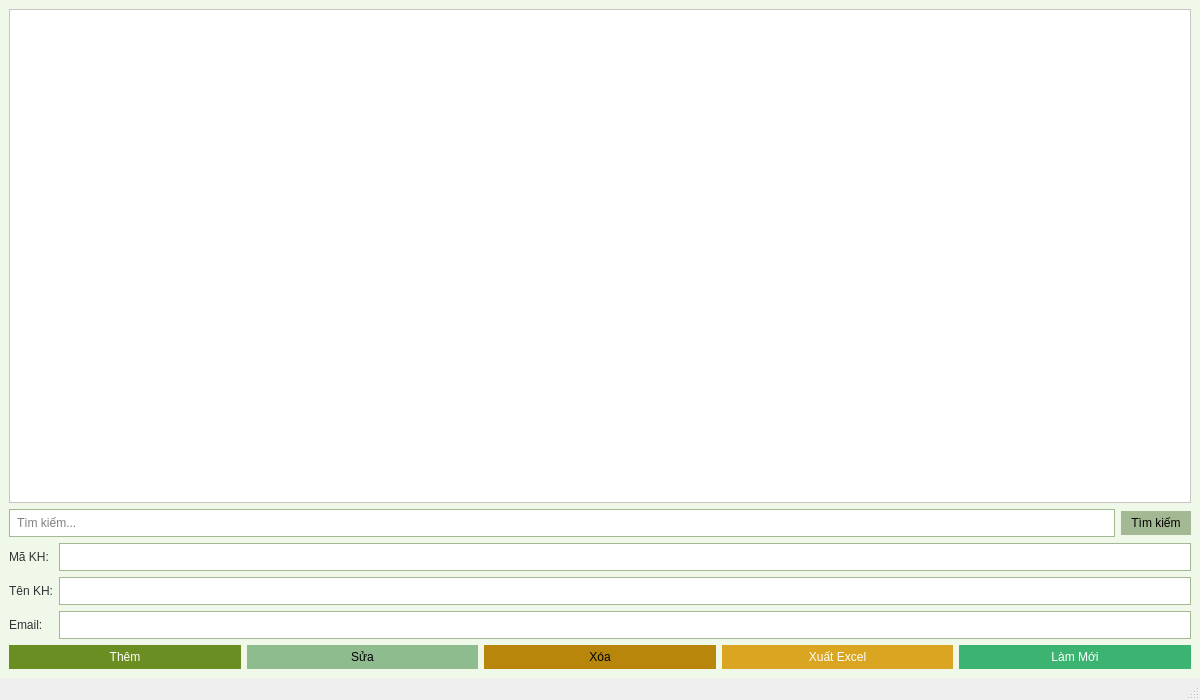
<?xml version="1.0" encoding="UTF-8"?>
<ui version="4.0">
 <class>MainWindow</class>
 <widget class="QMainWindow" name="MainWindow">
  <property name="geometry">
   <rect>
    <x>0</x>
    <y>0</y>
    <width>1200</width>
    <height>700</height>
   </rect>
  </property>
  <property name="windowTitle">
   <string>Quản lý Khách Hàng</string>
  </property>
  <widget class="QWidget" name="centralwidget">
   <property name="styleSheet">
    <string notr="true">
background-color: #f0f8ea; /* Light green, base color */
font: 12pt "Segoe UI";
color: #333333; /* Dark text for better readability */
</string>
   </property>
   <layout class="QVBoxLayout" name="verticalLayout">
    <item>
     <widget class="QTableWidget" name="tableKhachHang">
      <property name="styleSheet">
       <string notr="true">
background-color: #ffffff; /* White background for the table */
alternate-background-color: #e0e8d5; /* Slightly darker green for alternate rows */
selection-background-color: #a3b994; /* Darker green for selection */
color: #000000; /* Black text in table */
</string>
      </property>
     </widget>
    </item>
    <item>
     <layout class="QHBoxLayout" name="searchLayout">
      <item>
       <widget class="QLineEdit" name="txtSearch">
        <property name="styleSheet">
         <string notr="true">
background-color: #ffffff;
border: 1px solid #a3b994;
padding: 5px;
color: #000000; /* Black text in search box */
</string>
        </property>
        <property name="placeholderText">
         <string>Tìm kiếm...</string>
        </property>
       </widget>
      </item>
      <item>
       <widget class="QPushButton" name="btnSearch">
        <property name="styleSheet">
         <string notr="true">
background-color: #a3b994;
color: black;
border: none;
padding: 5px 10px;
</string>
        </property>
        <property name="text">
         <string>Tìm kiếm</string>
        </property>
       </widget>
      </item>
     </layout>
    </item>
    <item>
     <layout class="QGridLayout" name="formLayout">
      <item row="0" column="0">
       <widget class="QLabel" name="lblMaKH">
        <property name="text">
         <string>Mã KH:</string>
        </property>
       </widget>
      </item>
      <item row="0" column="1">
       <widget class="QLineEdit" name="txtMaKH">
        <property name="styleSheet">
         <string notr="true">
background-color: #ffffff;
border: 1px solid #a3b994;
padding: 5px;
color: #000000; /* Black text in input fields */
</string>
        </property>
       </widget>
      </item>
      <item row="1" column="0">
       <widget class="QLabel" name="lblTenKH">
        <property name="text">
         <string>Tên KH:</string>
        </property>
       </widget>
      </item>
      <item row="1" column="1">
       <widget class="QLineEdit" name="txtTenKH">
        <property name="styleSheet">
         <string notr="true">
background-color: #ffffff;
border: 1px solid #a3b994;
padding: 5px;
color: #000000; /* Black text in input fields */
</string>
        </property>
       </widget>
      </item>
      <item row="2" column="0">
       <widget class="QLabel" name="lblEmail">
        <property name="text">
         <string>Email:</string>
        </property>
       </widget>
      </item>
      <item row="2" column="1">
       <widget class="QLineEdit" name="txtEmail">
        <property name="styleSheet">
         <string notr="true">
background-color: #ffffff;
border: 1px solid #a3b994;
padding: 5px;
color: #000000; /* Black text in input fields */
</string>
        </property>
       </widget>
      </item>
     </layout>
    </item>
    <item>
     <layout class="QHBoxLayout" name="buttonLayout">
      <item>
       <widget class="QPushButton" name="btnAdd">
        <property name="styleSheet">
         <string notr="true">
background-color: #6b8e23; /* Olive Green */
color: white;
border: none;
padding: 5px 10px;
</string>
        </property>
        <property name="text">
         <string>Thêm</string>
        </property>
       </widget>
      </item>
      <item>
       <widget class="QPushButton" name="btnEdit">
        <property name="styleSheet">
         <string notr="true">
background-color: #8fbc8f; /* Dark Sea Green */
color: black;
border: none;
padding: 5px 10px;
</string>
        </property>
        <property name="text">
         <string>Sửa</string>
        </property>
       </widget>
      </item>
      <item>
       <widget class="QPushButton" name="btnDelete">
        <property name="styleSheet">
         <string notr="true">
background-color: #b8860b; /* Goldenrod */
color: black;
border: none;
padding: 5px 10px;
</string>
        </property>
        <property name="text">
         <string>Xóa</string>
        </property>
       </widget>
      </item>
      <item>
       <widget class="QPushButton" name="btnExport">
        <property name="styleSheet">
         <string notr="true">
background-color: #daa520; /* Goldenrod */
color: white;
border: none;
padding: 5px 10px;
</string>
        </property>
        <property name="text">
         <string>Xuất Excel</string>
        </property>
       </widget>
      </item>
      <item>
       <widget class="QPushButton" name="btnClear">
        <property name="styleSheet">
         <string notr="true">
background-color: #3cb371; /* Medium Sea Green */
color: white;
border: none;
padding: 5px 10px;
</string>
        </property>
        <property name="text">
         <string>Làm Mới</string>
        </property>
       </widget>
      </item>
     </layout>
    </item>
   </layout>
  </widget>
  <widget class="QMenuBar" name="menubar">
   <property name="geometry">
    <rect>
     <x>0</x>
     <y>0</y>
     <width>1200</width>
     <height>26</height>
    </rect>
   </property>
  </widget>
  <widget class="QStatusBar" name="statusbar"/>
 </widget>
 <resources/>
 <connections/>
</ui>
